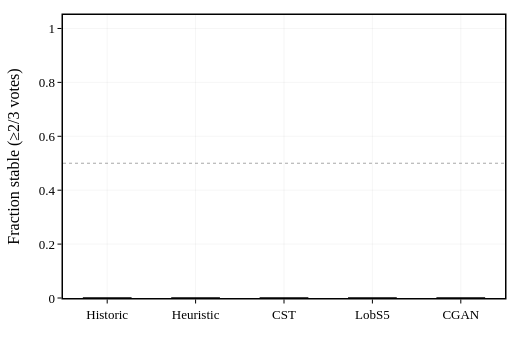

The notebook cell this image was saved under:
### Markdown cell above
---
## 3. Stability

A configuration is **stable** if ≥2 of 3 methods agree: trailing slope, two-window mean,
exponential convergence. Fraction stable = share of 30 configs that stabilize.

### Code cell
# ── Table 3: Fraction Stable ──

rows = []
for label, r in R.items():
    sdf = r['stab_df']
    frac = sdf['stabilized'].mean() if not sdf.empty else 0.0
    n_stable = int(sdf['stabilized'].sum()) if not sdf.empty else 0
    n_total  = len(sdf) if not sdf.empty else 0
    rows.append({'Model': label,
                 'Stable': n_stable, 'Total': n_total,
                 'Fraction': f"{frac:.0%}"})
table3 = pd.DataFrame(rows)
print("\n\u2500\u2500 Table 3: Fraction Stable (2+/3 votes) \u2500\u2500")
print(table3.to_string(index=False))

# LaTeX
print("\n\u2500\u2500 LaTeX \u2500\u2500")
print("\\begin{tabular}{lccc}")
print("\\toprule")
print("Model & Stable / Total & Fraction \\\\")
print("\\midrule")
for _, r in table3.iterrows():
    print(f"{r['Model']} & {r['Stable']}/{r['Total']} & {r['Fraction']} \\\\")
print("\\bottomrule")
print("\\end{tabular}")

# ── Figure 6: Fraction Stable bar chart (single column) ──
labels = [r['Model'] for _, r in table3.iterrows()]
fracs  = [float(r['Fraction'].strip('%')) / 100 for _, r in table3.iterrows()]
colors = [SCENARIOS[l]['color'] for l in labels]

fig = go.Figure(go.Bar(
    x=labels, y=fracs, marker_color=colors, width=0.55,
    marker_line_color='black', marker_line_width=1))

fig.add_hline(y=0.5, line_dash='dot', line_color='rgba(0,0,0,0.35)', line_width=1)

pub_layout(fig, width=SINGLE_W, height=360, legend_pos='none',
           yaxis_range=[0, 1.05])
fig.update_xaxes(title_text='')
fig.update_yaxes(title_text='Fraction stable (\u22652/3 votes)')
save_fig(fig, '6. Fraction Stable.png')
fig.show()

### Figure 1 — Plotly figure (JSON) as saved in the notebook; plotly's stock layout.template omitted (floating-point values rounded to 4 significant figures)
{"data": [{"marker": {"color": ["#8F939A", "#2F5DA3", "#5B4B8A", "#D09A3C", "#7B4F9E"], "line": {"color": "black", "width": 1}}, "type": "bar", "width": 0.55, "x": ["Historic", "Heuristic", "CST", "LobS5", "CGAN"], "y": [0, 0, 0, 0, 0]}], "layout": {"font": {"color": "black", "family": "Times New Roman, DejaVu Serif, serif", "size": 13}, "height": 360, "legend": {"bgcolor": "rgba(255,255,255,0.85)", "bordercolor": "black", "borderwidth": 1, "font": {"size": 11}, "visible": false}, "margin": {"b": 55, "l": 60, "r": 15, "t": 15}, "shapes": [{"line": {"color": "rgba(0,0,0,0.35)", "dash": "dot", "width": 1}, "type": "line", "x0": 0, "x1": 1, "xref": "x domain", "y0": 0.5, "y1": 0.5, "yref": "y"}], "title": {}, "width": 520, "xaxis": {"gridcolor": "rgba(0,0,0,0.08)", "gridwidth": 0.5, "linecolor": "black", "linewidth": 1.5, "mirror": true, "showgrid": true, "showline": true, "tickcolor": "black", "ticklen": 4, "ticks": "outside", "tickwidth": 1, "title": {"text": ""}, "zeroline": false}, "yaxis": {"gridcolor": "rgba(0,0,0,0.08)", "gridwidth": 0.5, "linecolor": "black", "linewidth": 1.5, "mirror": true, "range": [0, 1.05], "showgrid": true, "showline": true, "tickcolor": "black", "ticklen": 4, "ticks": "outside", "tickwidth": 1, "title": {"text": "Fraction stable (≥2/3 votes)"}, "zeroline": false}}}
